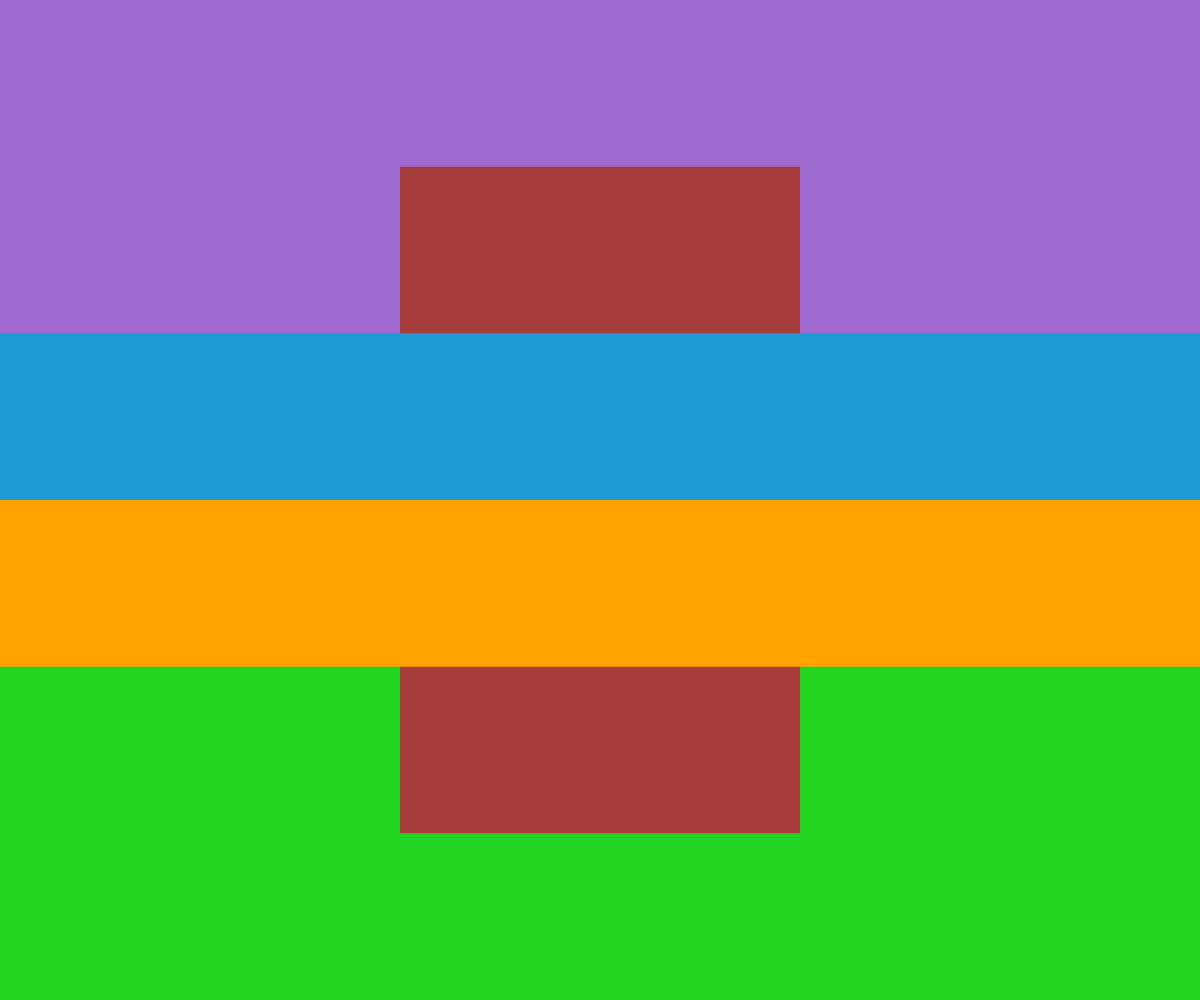
Frame 1 (no input)
Frame 60 (no input): identical to frame 1, image omitted
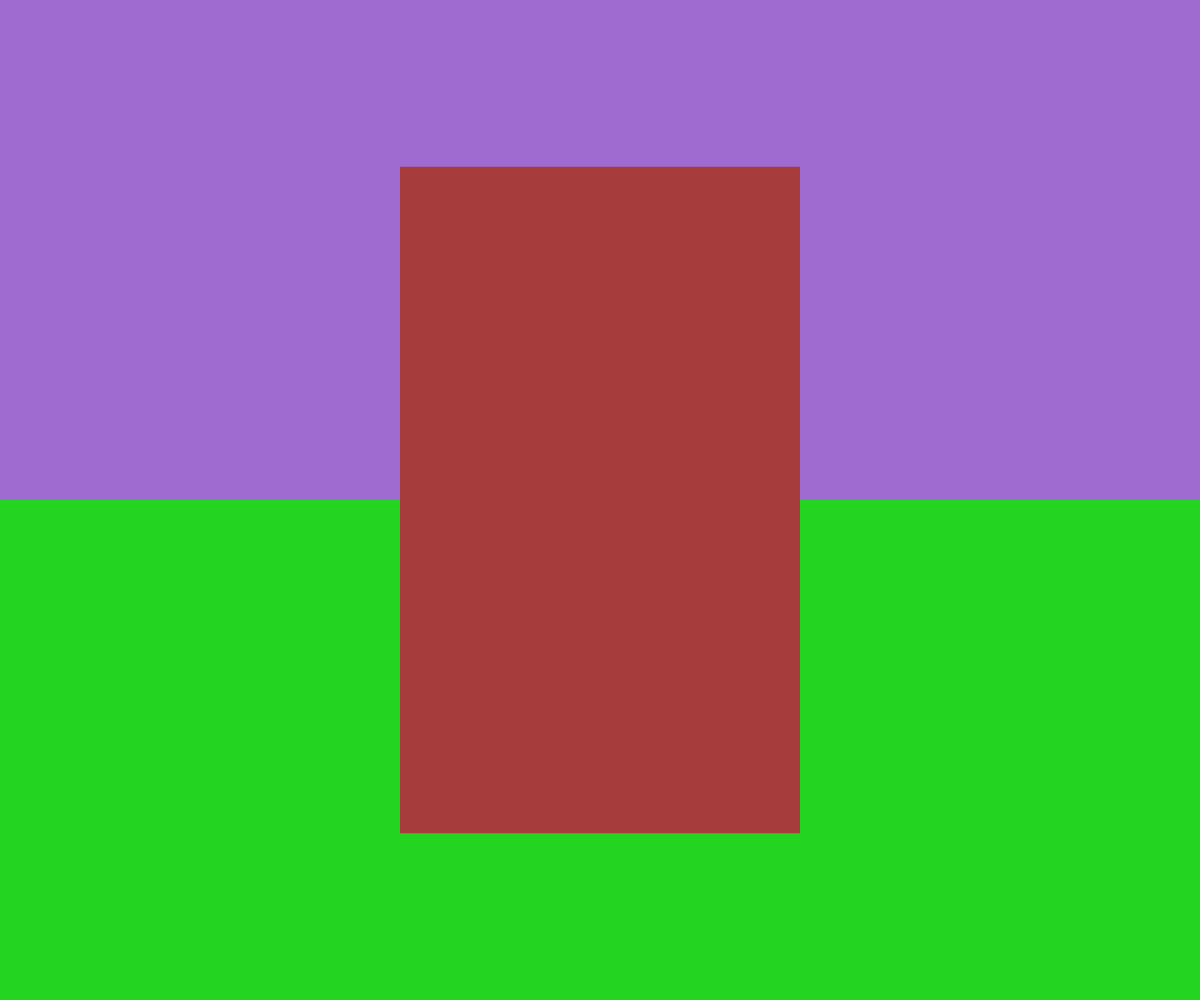
Frame 120 (the mouse pressed at the canvas centre since frame 60)

The p5.js sketch that drew these frames (run headless with seeded random() and noise() and a simulated clock; from frame 60 on, the mouse is pressed at the canvas centre):

// p5.js sketch
// ── sketch.js

let clrs = [
'#a06bd1',
'#1e99d6',
'#a63c3c',
'#ffa200',
'#23d420'
]


function setup() {
  createCanvas(windowWidth, windowHeight);
  noStroke();
}

function draw() {
 background(220);
 canvasRect(clrs[4], height/2, height/2, false);
 canvasRect(clrs[0], height/2, 0, false);
 fill(clrs[2]); 
 rect(width * 1/3, height * 1/6, width * 1/3, height * 2/3); 
 canvasRect(clrs[1], height/6, height/3, true);
 canvasRect(clrs[3], height/6, height/2, true);


}

function canvasRect(clr, hgt, y_offset, clickable) {
	fill(clr);
	if((clickable == true) && (mouseIsPressed == false)){
		rect(0, y_offset, width, hgt);
	} 
	if(clickable == false){
		rect(0, y_offset, width, hgt);
	}
}
